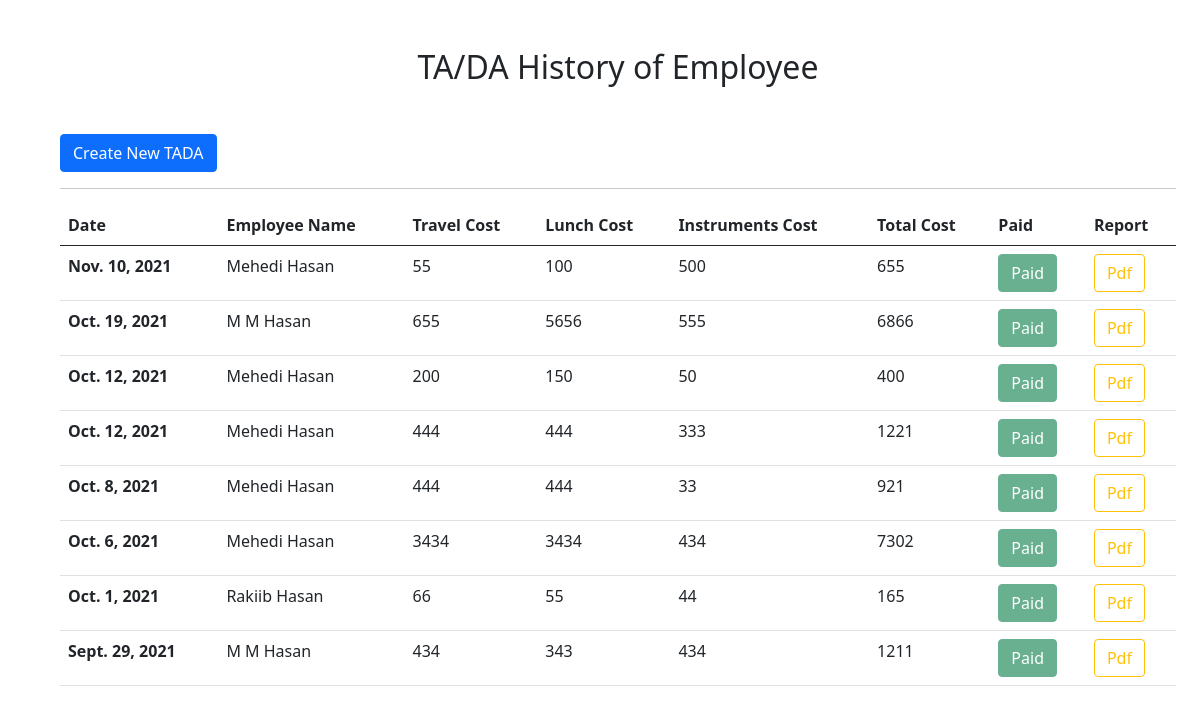
The page / on the database its author committed.
### history/models.py (models this page shows, shortened)
class Tada(models.Model):
    date = models.DateField()
    employee = models.ForeignKey(User, on_delete=models.CASCADE)
    travel_cost = models.IntegerField(default=0)
    lunch_cost = models.IntegerField(default=0)
    instruments_cost = models.IntegerField(default=0)
    paid = models.CharField(max_length=150, choices=PaidChoices.choices,default=PaidChoices.UNPAID)
    def get_total(self):
        return (self.instruments_cost + self.lunch_cost + self.travel_cost)

### history/views.py (the view)
# urls.py: path('', TadaListView.as_view(), name='tada-list'),
class TadaListView(ListView):
    template_name = 'tada_list.html'
    context_object_name = 'tada'
    queryset = Tada.objects.all().order_by('-date')

### history/templates/tada_list.html (shortened to what this page needs)
{% extends "base.html" %}
{% block content %}
<div class="container m-5">
    <h2 class="mb-5 text-center">TA/DA History of Employee</h2>
    <a href="/create"><button class="btn btn-primary">Create New TADA</button></a>
    <hr>
    <table class="table">
        <thead>
            <tr>
                <th scope="col">Date</th>
                <th scope="col">Employee Name</th>
                <th scope="col">Travel Cost</th>
                <th scope="col">Lunch Cost</th>
                <th scope="col">Instruments Cost</th>
                <th scope="col">Total Cost</th>
                <th scope="col">Paid</th>
                <th scope="col">Report</th>
            </tr>
        </thead>
        <tbody>
            {% for item in tada %}
            <tr>
                <th scope="row">{{item.date}}</th>
                <td>{{item.employee.get_full_name}}</td>
                <td>{{item.travel_cost}}</td>
                <td>{{item.lunch_cost}}</td>
                <td>{{item.instruments_cost}}</td>
                <td>{{item.get_total}}</td>
                {% if item.paid == 'Paid' %}
                <td>
                    <button class="btn btn-success" disabled="disabled">{{item.paid}}</button>
                </td>
                {% endif %}
                <td>
                    <a href="{% url 'tada-pdf' item.id %}">
                        <button class="btn btn-outline-warning">Pdf</button>
                    </a>
                </td>
            </tr>
            {% endfor %}
        </tbody>
    </table>
</div>
{% endblock content %}

### history/templates/base.html (shortened to what this page needs)
<!doctype html>
<html lang="en">
<head>
    <link href="https://cdn.jsdelivr.net/npm/bootstrap@5.0.2/dist/css/bootstrap.min.css" rel="stylesheet"
>
    <link rel="stylesheet"
        href="https://cdnjs.cloudflare.com/ajax/libs/bootstrap-datepicker/1.9.0/css/bootstrap-datepicker.min.css">
    <link rel="stylesheet" href="https://cdnjs.cloudflare.com/ajax/libs/font-awesome/4.7.0/css/font-awesome.min.css">
</head>
<body>
    {% block content %}
    {% endblock content %}
</body>
</html>

### rows shown on the page
Tada: date "Nov. 10, 2021", employee.get_full_name "Mehedi Hasan", travel_cost "55", lunch_cost "100", instruments_cost "500", get_total "655", paid "Paid"
Tada: date "Oct. 19, 2021", employee.get_full_name "M M Hasan", travel_cost "655", lunch_cost "5656", instruments_cost "555", get_total "6866", paid "Paid"
Tada: date "Oct. 12, 2021", employee.get_full_name "Mehedi Hasan", travel_cost "200", lunch_cost "150", instruments_cost "50", get_total "400", paid "Paid"
Tada: date "Oct. 12, 2021", employee.get_full_name "Mehedi Hasan", travel_cost "444", lunch_cost "444", instruments_cost "333", get_total "1221", paid "Paid"
Tada: date "Oct. 8, 2021", employee.get_full_name "Mehedi Hasan", travel_cost "444", lunch_cost "444", instruments_cost "33", get_total "921", paid "Paid"
Tada: date "Oct. 6, 2021", employee.get_full_name "Mehedi Hasan", travel_cost "3434", lunch_cost "3434", instruments_cost "434", get_total "7302", paid "Paid"
Tada: date "Oct. 1, 2021", employee.get_full_name "Rakiib Hasan", travel_cost "66", lunch_cost "55", instruments_cost "44", get_total "165", paid "Paid"
Tada: date "Sept. 29, 2021", employee.get_full_name "M M Hasan", travel_cost "434", lunch_cost "343", instruments_cost "434", get_total "1211", paid "Paid"
